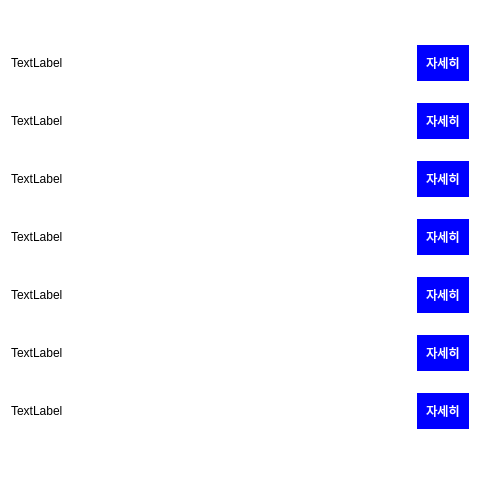
<?xml version="1.0" encoding="UTF-8"?>
<ui version="4.0">
 <class>main_view_2</class>
 <widget class="QWidget" name="main_view_2">
  <property name="geometry">
   <rect>
    <x>0</x>
    <y>0</y>
    <width>480</width>
    <height>480</height>
   </rect>
  </property>
  <property name="windowTitle">
   <string>Form</string>
  </property>
  <property name="styleSheet">
   <string notr="true">background-color: rgb(255, 255, 255);</string>
  </property>
  <layout class="QVBoxLayout" name="verticalLayout">
   <item>
    <spacer name="verticalSpacer">
     <property name="orientation">
      <enum>Qt::Vertical</enum>
     </property>
     <property name="sizeType">
      <enum>QSizePolicy::Fixed</enum>
     </property>
     <property name="sizeHint" stdset="0">
      <size>
       <width>20</width>
       <height>18</height>
      </size>
     </property>
    </spacer>
   </item>
   <item>
    <layout class="QHBoxLayout" name="horizontalLayout">
     <item>
      <widget class="QLabel" name="label_1">
       <property name="sizePolicy">
        <sizepolicy hsizetype="Preferred" vsizetype="Fixed">
         <horstretch>0</horstretch>
         <verstretch>0</verstretch>
        </sizepolicy>
       </property>
       <property name="styleSheet">
        <string notr="true"/>
       </property>
       <property name="text">
        <string>TextLabel</string>
       </property>
      </widget>
     </item>
     <item>
      <spacer name="horizontalSpacer">
       <property name="orientation">
        <enum>Qt::Horizontal</enum>
       </property>
       <property name="sizeType">
        <enum>QSizePolicy::Fixed</enum>
       </property>
       <property name="sizeHint" stdset="0">
        <size>
         <width>40</width>
         <height>20</height>
        </size>
       </property>
      </spacer>
     </item>
     <item>
      <widget class="QPushButton" name="pushButton">
       <property name="sizePolicy">
        <sizepolicy hsizetype="Fixed" vsizetype="Fixed">
         <horstretch>0</horstretch>
         <verstretch>0</verstretch>
        </sizepolicy>
       </property>
       <property name="styleSheet">
        <string notr="true">border : 4px solid;
border-color : blue;
border-radius : 20px;
padding : 5px;

background-color : blue;
color: rgb(255, 255, 255);

font: 75 10pt &quot;맑은 고딕&quot;;</string>
       </property>
       <property name="text">
        <string>자세히</string>
       </property>
      </widget>
     </item>
    </layout>
   </item>
   <item>
    <layout class="QHBoxLayout" name="horizontalLayout_3">
     <item>
      <widget class="QLabel" name="label_3">
       <property name="sizePolicy">
        <sizepolicy hsizetype="Preferred" vsizetype="Fixed">
         <horstretch>0</horstretch>
         <verstretch>0</verstretch>
        </sizepolicy>
       </property>
       <property name="text">
        <string>TextLabel</string>
       </property>
      </widget>
     </item>
     <item>
      <spacer name="horizontalSpacer_3">
       <property name="orientation">
        <enum>Qt::Horizontal</enum>
       </property>
       <property name="sizeType">
        <enum>QSizePolicy::Fixed</enum>
       </property>
       <property name="sizeHint" stdset="0">
        <size>
         <width>40</width>
         <height>20</height>
        </size>
       </property>
      </spacer>
     </item>
     <item>
      <widget class="QPushButton" name="pushButton_5">
       <property name="sizePolicy">
        <sizepolicy hsizetype="Fixed" vsizetype="Fixed">
         <horstretch>0</horstretch>
         <verstretch>0</verstretch>
        </sizepolicy>
       </property>
       <property name="styleSheet">
        <string notr="true">border : 4px solid;
border-color : blue;
border-radius : 20px;
padding : 5px;

background-color : blue;
color: rgb(255, 255, 255);

font: 75 10pt &quot;맑은 고딕&quot;;</string>
       </property>
       <property name="text">
        <string>자세히</string>
       </property>
      </widget>
     </item>
    </layout>
   </item>
   <item>
    <layout class="QHBoxLayout" name="horizontalLayout_4">
     <item>
      <widget class="QLabel" name="label_4">
       <property name="sizePolicy">
        <sizepolicy hsizetype="Preferred" vsizetype="Fixed">
         <horstretch>0</horstretch>
         <verstretch>0</verstretch>
        </sizepolicy>
       </property>
       <property name="text">
        <string>TextLabel</string>
       </property>
      </widget>
     </item>
     <item>
      <spacer name="horizontalSpacer_4">
       <property name="orientation">
        <enum>Qt::Horizontal</enum>
       </property>
       <property name="sizeType">
        <enum>QSizePolicy::Fixed</enum>
       </property>
       <property name="sizeHint" stdset="0">
        <size>
         <width>40</width>
         <height>20</height>
        </size>
       </property>
      </spacer>
     </item>
     <item>
      <widget class="QPushButton" name="pushButton_6">
       <property name="sizePolicy">
        <sizepolicy hsizetype="Fixed" vsizetype="Fixed">
         <horstretch>0</horstretch>
         <verstretch>0</verstretch>
        </sizepolicy>
       </property>
       <property name="styleSheet">
        <string notr="true">border : 4px solid;
border-color : blue;
border-radius : 20px;
padding : 5px;

background-color : blue;
color: rgb(255, 255, 255);

font: 75 10pt &quot;맑은 고딕&quot;;</string>
       </property>
       <property name="text">
        <string>자세히</string>
       </property>
      </widget>
     </item>
    </layout>
   </item>
   <item>
    <layout class="QHBoxLayout" name="horizontalLayout_5">
     <item>
      <widget class="QLabel" name="label_5">
       <property name="sizePolicy">
        <sizepolicy hsizetype="Preferred" vsizetype="Fixed">
         <horstretch>0</horstretch>
         <verstretch>0</verstretch>
        </sizepolicy>
       </property>
       <property name="text">
        <string>TextLabel</string>
       </property>
      </widget>
     </item>
     <item>
      <spacer name="horizontalSpacer_5">
       <property name="orientation">
        <enum>Qt::Horizontal</enum>
       </property>
       <property name="sizeType">
        <enum>QSizePolicy::Fixed</enum>
       </property>
       <property name="sizeHint" stdset="0">
        <size>
         <width>40</width>
         <height>20</height>
        </size>
       </property>
      </spacer>
     </item>
     <item>
      <widget class="QPushButton" name="pushButton_7">
       <property name="sizePolicy">
        <sizepolicy hsizetype="Fixed" vsizetype="Fixed">
         <horstretch>0</horstretch>
         <verstretch>0</verstretch>
        </sizepolicy>
       </property>
       <property name="styleSheet">
        <string notr="true">border : 4px solid;
border-color : blue;
border-radius : 20px;
padding : 5px;

background-color : blue;
color: rgb(255, 255, 255);

font: 75 10pt &quot;맑은 고딕&quot;;</string>
       </property>
       <property name="text">
        <string>자세히</string>
       </property>
      </widget>
     </item>
    </layout>
   </item>
   <item>
    <layout class="QHBoxLayout" name="horizontalLayout_6">
     <item>
      <widget class="QLabel" name="label_6">
       <property name="sizePolicy">
        <sizepolicy hsizetype="Preferred" vsizetype="Fixed">
         <horstretch>0</horstretch>
         <verstretch>0</verstretch>
        </sizepolicy>
       </property>
       <property name="text">
        <string>TextLabel</string>
       </property>
      </widget>
     </item>
     <item>
      <spacer name="horizontalSpacer_6">
       <property name="orientation">
        <enum>Qt::Horizontal</enum>
       </property>
       <property name="sizeType">
        <enum>QSizePolicy::Fixed</enum>
       </property>
       <property name="sizeHint" stdset="0">
        <size>
         <width>40</width>
         <height>20</height>
        </size>
       </property>
      </spacer>
     </item>
     <item>
      <widget class="QPushButton" name="pushButton_8">
       <property name="sizePolicy">
        <sizepolicy hsizetype="Fixed" vsizetype="Fixed">
         <horstretch>0</horstretch>
         <verstretch>0</verstretch>
        </sizepolicy>
       </property>
       <property name="styleSheet">
        <string notr="true">border : 4px solid;
border-color : blue;
border-radius : 20px;
padding : 5px;

background-color : blue;
color: rgb(255, 255, 255);

font: 75 10pt &quot;맑은 고딕&quot;;</string>
       </property>
       <property name="text">
        <string>자세히</string>
       </property>
      </widget>
     </item>
    </layout>
   </item>
   <item>
    <layout class="QHBoxLayout" name="horizontalLayout_7">
     <item>
      <widget class="QLabel" name="label_7">
       <property name="sizePolicy">
        <sizepolicy hsizetype="Preferred" vsizetype="Fixed">
         <horstretch>0</horstretch>
         <verstretch>0</verstretch>
        </sizepolicy>
       </property>
       <property name="text">
        <string>TextLabel</string>
       </property>
      </widget>
     </item>
     <item>
      <spacer name="horizontalSpacer_7">
       <property name="orientation">
        <enum>Qt::Horizontal</enum>
       </property>
       <property name="sizeType">
        <enum>QSizePolicy::Fixed</enum>
       </property>
       <property name="sizeHint" stdset="0">
        <size>
         <width>40</width>
         <height>20</height>
        </size>
       </property>
      </spacer>
     </item>
     <item>
      <widget class="QPushButton" name="pushButton_9">
       <property name="sizePolicy">
        <sizepolicy hsizetype="Fixed" vsizetype="Fixed">
         <horstretch>0</horstretch>
         <verstretch>0</verstretch>
        </sizepolicy>
       </property>
       <property name="styleSheet">
        <string notr="true">border : 4px solid;
border-color : blue;
border-radius : 20px;
padding : 5px;

background-color : blue;
color: rgb(255, 255, 255);

font: 75 10pt &quot;맑은 고딕&quot;;</string>
       </property>
       <property name="text">
        <string>자세히</string>
       </property>
      </widget>
     </item>
    </layout>
   </item>
   <item>
    <layout class="QHBoxLayout" name="horizontalLayout_8">
     <item>
      <widget class="QLabel" name="label_8">
       <property name="sizePolicy">
        <sizepolicy hsizetype="Preferred" vsizetype="Fixed">
         <horstretch>0</horstretch>
         <verstretch>0</verstretch>
        </sizepolicy>
       </property>
       <property name="text">
        <string>TextLabel</string>
       </property>
      </widget>
     </item>
     <item>
      <spacer name="horizontalSpacer_8">
       <property name="orientation">
        <enum>Qt::Horizontal</enum>
       </property>
       <property name="sizeType">
        <enum>QSizePolicy::Fixed</enum>
       </property>
       <property name="sizeHint" stdset="0">
        <size>
         <width>40</width>
         <height>20</height>
        </size>
       </property>
      </spacer>
     </item>
     <item>
      <widget class="QPushButton" name="pushButton_10">
       <property name="sizePolicy">
        <sizepolicy hsizetype="Fixed" vsizetype="Fixed">
         <horstretch>0</horstretch>
         <verstretch>0</verstretch>
        </sizepolicy>
       </property>
       <property name="styleSheet">
        <string notr="true">border : 4px solid;
border-color : blue;
border-radius : 20px;
padding : 5px;

background-color : blue;
color: rgb(255, 255, 255);

font: 75 10pt &quot;맑은 고딕&quot;;</string>
       </property>
       <property name="text">
        <string>자세히</string>
       </property>
      </widget>
     </item>
    </layout>
   </item>
   <item>
    <spacer name="verticalSpacer_2">
     <property name="orientation">
      <enum>Qt::Vertical</enum>
     </property>
     <property name="sizeType">
      <enum>QSizePolicy::Fixed</enum>
     </property>
     <property name="sizeHint" stdset="0">
      <size>
       <width>20</width>
       <height>18</height>
      </size>
     </property>
    </spacer>
   </item>
  </layout>
 </widget>
 <resources/>
 <connections/>
</ui>
